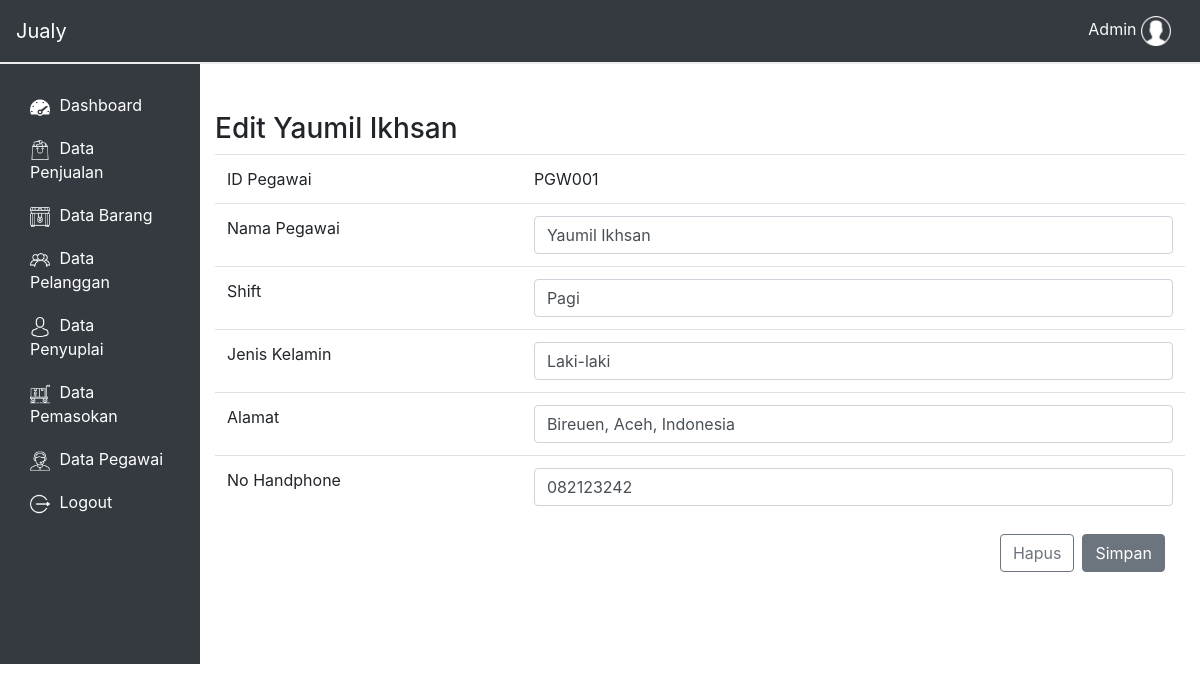
The page /dashboard/pegawai_edit.php?id=PGW001 (signed in) on the database its author committed.
### tables this page shows
CREATE TABLE `pegawai` (
  `id_pegawai` varchar(8) NOT NULL,
  `nama_pegawai` varchar(30) NOT NULL,
  `password` varchar(20) NOT NULL,
  `jenis_kelamin` set('Perempuan','Laki-laki') NOT NULL,
  `alamat` varchar(60) NOT NULL,
  `no_hape` varchar(13) NOT NULL,
  `shift` set('Pagi','Siang','Malam') NOT NULL
);

### dashboard/functions/act.php (called while the page is built, shortened)
<?php
    function ambil($query){
        global $link;
        if($ambil = mysqli_query($link, $query) or die(mysqli_error())){
            return $ambil;
        }
    }
    function detail_pegawai($id){
        $query = "SELECT * FROM pegawai
                    WHERE id_pegawai='$id'";
        return ambil($query);
    }
?>

### dashboard/pegawai_edit.php (the view, shortened to what this page needs)
<?php
    $id = $_GET['id'];
    require_once 'view/header.php';
    $data = detail_pegawai($id);
    while ($row = mysqli_fetch_array($data)){
?>
<br>
<br>
<div class="container-fluid">
    <form id="data" action="" method="post">
        <div class="row">
            <div class="col-12">
                <h3>Edit <?php echo $row['nama_pegawai'] ?></h3>
                <table class="table">
                <tr>
                        <td>ID Pegawai</td>
                        <td><?php echo $id = $row['id_pegawai']?></td>
                    </tr>
                    <tr>
                        <td id="nama_td">Nama Pegawai</td>
                        <td><input name="nama_pegawai" type="text" class="form-control" value="<?php echo $row['nama_pegawai']?>"></td>
                    </tr>
                    <tr>
                        <td>Shift</td>
                        <td><input name="shift" type="text" class="form-control" value="<?php echo $row['shift']?>"></td>
                    </tr>
                    <tr>
                        <td>Jenis Kelamin</td>
                        <td><input name="jenis_kelamin" type="text" class="form-control" value="<?php echo $row['jenis_kelamin']?>"></td>
                    </tr>
                    <tr>
                        <td>Alamat</td>
                        <td><input name="alamat" type="text" class="form-control" value="<?php echo $row['alamat']?>"></td>
                    </tr>
                    <tr>
                        <td>No Handphone</td>
                        <td><input name="no_hape" type="text" class="form-control" value="<?php echo $row['no_hape']?>"></td>
                    </tr>
                </table>
            </div>
        </div>
<?php } ?>
        <div class="row justify-content-end mr-3">
            <input type="button" id="hapus" class="btn btn-outline-secondary mx-1"
                onclick="if(confirm('Apakah kamu yakin ingin menghapus barang ini?')){
                        location.href='pegawai_hapus.php?id=<?= $id ?>'
                        }" value="Hapus">
            <input type="submit" name="update_pegawai" class="btn btn-secondary mx-1" value="Simpan">
        </div>
    </form>
</div>
<?php require_once 'view/footer.php'; ?>

### dashboard/main.css (style rules this page uses)
* { margin: 0; padding: 0; }

### rows shown on the page
pegawai: nama_pegawai "Yaumil Ikhsan", id_pegawai "PGW001", shift "Pagi", jenis_kelamin "Laki-laki", alamat "Bireuen, Aceh, Indonesia", no_hape "082123242"

### other values the page prints
$username "Admin"
